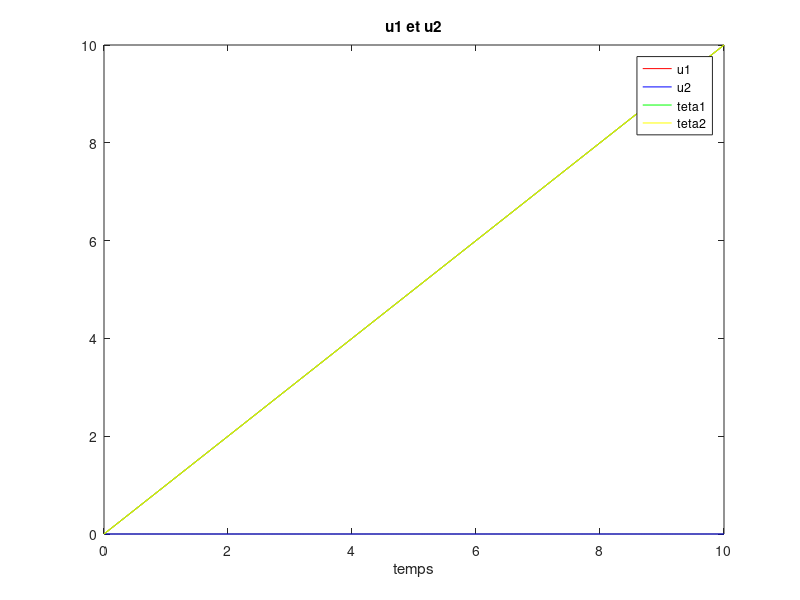

MATLAB code for this plot:
clear all
close all
clc

a =19.739
w0 = sqrt(2*a)
u1_0 =0
u1_0_point = 1
u2_0 = 0
u2_0_point = 1
t=0:0.01:10
u1 = u1_0_point*t + u1_0
u2 = u2_0 * cos(w0*t) + u2_0_point * sin(w0*t)
teta1 = u1 + u2
teta2 = u1 - u2

title('u1')

plot(t, u1, 'r', 'DisplayName', 'u1') % Red color for u1
hold on
title('u1 et u2')
plot(t, u2, 'b', 'DisplayName', 'u2') % Blue color for u2
% question g
plot(t, teta1, 'g', 'DisplayName', 'teta1') % Green color for teta1
plot(t,teta2, 'y', 'DisplayName', 'teta2') % Yellow color for teta2
legend('show')
xlabel('temps')
hold off

% question f
clear all
close all
clc

a =19.739
w0 = sqrt(2*a)
u1_0 =0
u1_0_point = 1
u2_0 = 0
u2_0_point = 0
t=0:0.01:10
u1 = u1_0_point*t + u1_0
u2 = u2_0 * cos(w0*t) + u2_0_point * sin(w0*t)
teta1 = u1 + u2
teta2 = u1 - u2

title('u1')

plot(t, u1, 'r', 'DisplayName', 'u1') % Red color for u1
hold on
title('u1 et u2')
plot(t, u2, 'b', 'DisplayName', 'u2') % Blue color for u2
plot(t, teta1, 'g', 'DisplayName', 'teta1') % Green color for teta1
plot(t,teta2, 'y', 'DisplayName', 'teta2') % Yellow color for teta2
legend('show')
xlabel('temps')
hold off
% COmme les conditions initiales etaient juste un demarge en vitesse au milieu de la barre, u1 + u2 = 0, ca va entre les 2 barres dans un mo9uvement moyen similaire et causer un decalage temporaire